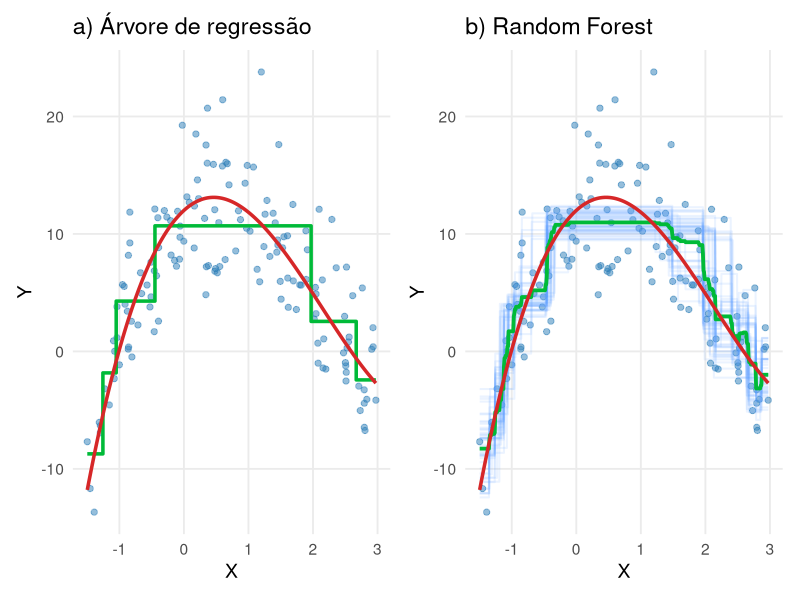

This figure's R source:
## ---- chunk 1
#| include: false
library(ggplot2)
library(dplyr)
library(tidyr)
library(patchwork)
## ---- chunk 2
library(ggplot2)
library(rpart)
library(patchwork)

set.seed(123)

# -----------------------------
# Função de regressão real
# -----------------------------
f_real <- function(x, beta = c(12, 4, -6, 1)) {
  beta[1] + beta[2] * x + beta[3] * x^2 + beta[4] * x^3 + sin(x)
}

# -----------------------------
# Dados simulados
# -----------------------------
n <- 150
x <- sort(runif(n, -1.5, 3))

f_true <- f_real(x)
y <- f_true + rnorm(n, sd = 4.0)

df <- data.frame(x, y)

# grade
xg <- seq(min(x), max(x), length.out = 500)
grid <- data.frame(x = xg)

# função verdadeira na grade
df_true <- data.frame(
  x = xg,
  f_true = f_real(xg)
)

# -----------------------------
# (a) Árvore única
# -----------------------------
fit_tree <- rpart(
  y ~ x,
  data = df,
  method = "anova",
  control = rpart.control(maxdepth = 3, cp = 0.002, minsplit = 10)
)

pred_tree <- predict(fit_tree, newdata = grid)

df_tree <- data.frame(
  x = xg,
  y_hat = pred_tree,
  f_true = f_real(xg)
)

# -----------------------------
# (b) Agregação de árvores bootstrap
# -----------------------------
B <- 50
pred_mat <- matrix(NA_real_, nrow = length(xg), ncol = B)

for (b in 1:B) {
  idx <- sample(1:n, n, replace = TRUE)
  df_boot <- df[idx, ]

  fit_b <- rpart(
    y ~ x,
    data = df_boot,
    method = "anova",
    control = rpart.control(maxdepth = 3, cp = 0.002, minsplit = 10)
  )

  pred_mat[, b] <- predict(fit_b, newdata = grid)
}

# média das árvores
pred_bag <- rowMeans(pred_mat)

# dados longos para plot
df_bag_lines <- data.frame(
  x = rep(xg, B),
  y = as.vector(pred_mat),
  tree = factor(rep(1:B, each = length(xg)))
)

df_bag_mean <- data.frame(
  x = xg,
  y_hat = pred_bag,
  f_true = f_real(xg)
)

# -----------------------------
# Gráfico (a): árvore única
# -----------------------------
p1 <- ggplot(df, aes(x, y)) +
  geom_point(color = "#2C7FB8", alpha = 0.5, size = 1.8) +
  geom_step(
    data = df_tree,
    aes(x, y_hat),
    color = "#00BA38",
    linewidth = 1.2
  ) +
  geom_line(
    data = df_tree,
    aes(x, f_true),
    color = "#D62728",
    linewidth = 1.2
  ) +
  theme_minimal(base_size = 14) +
  labs(
    title = "a) Árvore de regressão",
    x = "X",
    y = "Y"
  ) +
  theme(
    panel.grid.minor = element_blank()
  )

# -----------------------------
# Gráfico (b): bagging / floresta
# -----------------------------
p2 <- ggplot(df, aes(x, y)) +
  geom_point(color = "#2C7FB8", alpha = 0.5, size = 1.8) +
  geom_line(
    data = df_bag_lines,
    aes(x, y, group = tree),
    color = "#619CFF",
    alpha = 0.12,
    linewidth = 0.7
  ) +
  geom_line(
    data = df_bag_mean,
    aes(x, y_hat),
    color = "#00BA38",
    linewidth = 1.3
  ) +
  geom_line(
    data = df_bag_mean,
    aes(x, f_true),
    color = "#D62728",
    linewidth = 1.2
  ) +
  theme_minimal(base_size = 14) +
  labs(
    title = "b) Random Forest",
    x = "X",
    y = "Y"
  ) +
  theme(
    panel.grid.minor = element_blank()
  )

# -----------------------------
# Plot lado a lado
# -----------------------------
p1 + p2
